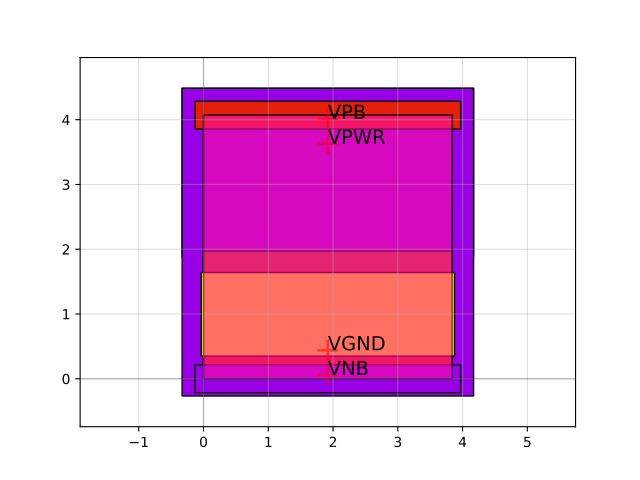

Write the Python code that produced this figure.
import sky130

c = sky130.components.sky130_fd_sc_hvl__a22oi_1()
c.plot()
